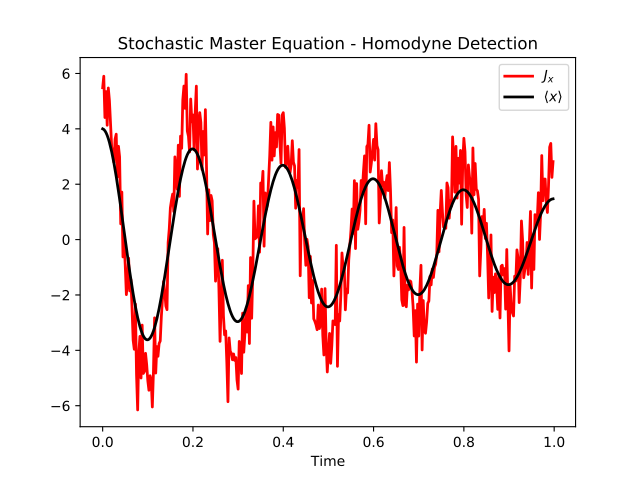

Generate this figure with Python:
import numpy as np
import matplotlib.pyplot as plt
import qutip as qt

# parameters
DIM = 20             # Hilbert space dimension
DELTA = 5*2*np.pi    # cavity detuning
KAPPA = 2            # cavity decay rate
INTENSITY = 4        # intensity of initial state
NUMBER_OF_TRAJECTORIES = 500

# operators
a = qt.destroy(DIM)
x = a + a.dag()
H = DELTA*a.dag()* a

rho_0 = qt.coherent(DIM, np.sqrt(INTENSITY))
times = np.arange(0, 1, 0.0025)

stoc_solution = qt.smesolve(H, rho_0, times,
                            c_ops=[],
                            sc_ops=[np.sqrt(KAPPA) * a],
                            e_ops=[x],
                            ntraj=NUMBER_OF_TRAJECTORIES,
                            nsubsteps=2,
                            store_measurement=True,
                            dW_factors=[1],
                            method='homodyne')

fig, ax = plt.subplots()
ax.set_title('Stochastic Master Equation - Homodyne Detection')
ax.plot(times, np.array(stoc_solution.measurement).mean(axis=0)[:].real,
        'r', lw=2, label=r'$J_x$')
ax.plot(times, stoc_solution.expect[0], 'k', lw=2,
        label=r'$\langle x \rangle$')
ax.set_xlabel('Time')
ax.legend()
